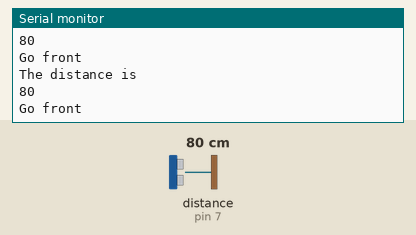
Bench run of a sketch on a simulated Arduino Uno, built with avr-gcc and run on an emulated ATmega328P. Shown: the last lines printed to the serial monitor. Wiring (inferred from the names in the program): ultrasonic range finder: trigger pin 6; echo pin 7. Inputs (shaded band) come from the test bench; at power-on: distance to the obstacle (sensor on pin 7) 80 cm. The echo pulse lasts 58.3 µs per cm.

Above: at 1.3 s.
1.4 s: distance to the obstacle (sensor on pin 7) set to 2 cm
At 1.77 s:
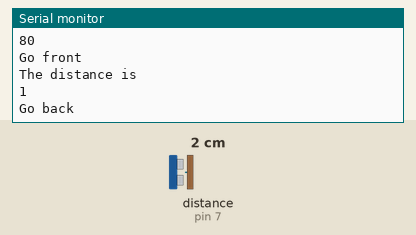
3.4 s: distance to the obstacle (sensor on pin 7) set to 4 cm
At 3.88 s:
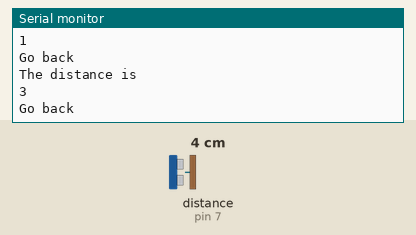
Timing chart, 0 to 6.4 s (numbered marks = the images above; inputs shaded):
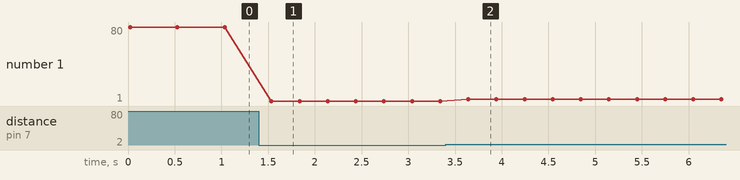

The sketch:

Ultrasonic_sensors.ino
```cpp
#define trig 6
#define echo 7
// trig pin should be2
//echo pin should be 4 not definite

void setup() {
  Serial.begin(9600);
  pinMode(trig,OUTPUT);
  pinMode(echo,INPUT);
}

void loop() {

digitalWrite(trig,LOW);
delayMicroseconds(2);
digitalWrite(trig,HIGH);
delayMicroseconds(10);
digitalWrite(trig,LOW);

long int t=pulseIn(echo,HIGH);


//STANDARD CONVERSIONS FOR CMS AND INCHES
long inches =t/74/2;
long cm=t/29/2;
Serial.println("The distance is");
Serial.println(cm);
delay(100);

if (cm>10){

Serial.println("Go front");
delay(200);
}
else
Serial.println("Go back");
delay(200);


}
```

Measured:
- after the input at 1.4 s, the serial monitor: prints a new line after 0.14 s (image 1)
- after the input at 3.4 s, the serial monitor: prints a new line after 0.24 s (image 2)
- plotted number 1: 80 → 1 after the input at 1.4 s, 1 → 3 after the input at 3.4 s
